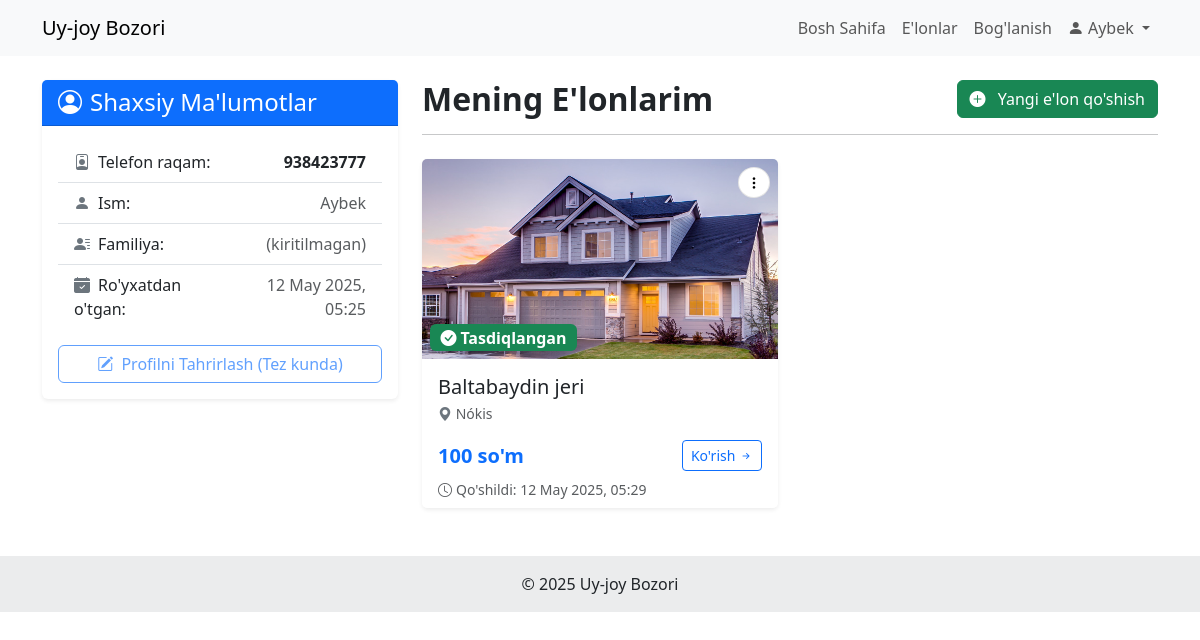
/kabinet/ (signed in), run on an earlier commit of the app's database.
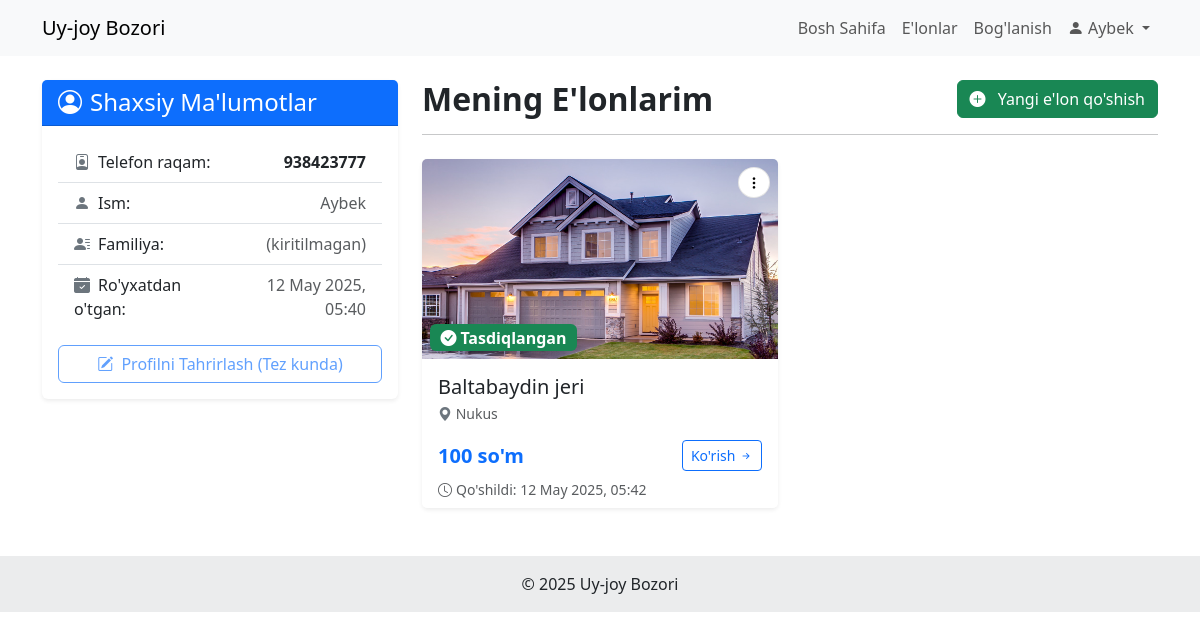
And on a later commit of the database.
### AltinGiltApp/models.py (models this page shows, shortened)
class CustomUser(AbstractBaseUser, PermissionsMixin):
    phone_number = models.CharField(
        _('telefon raqami'),
        max_length=17,
        unique=True,
        validators=[phone_regex], # Validatorni qo'shdik
        help_text=_('Telefon raqamingizni +998XXXXXXXXX formatida kiriting.')
    )
    first_name = models.CharField(_('ism'), max_length=150)
    last_name = models.CharField(_('familiya'), max_length=150, blank=True) # Familiya ixtiyoriy
    email = models.EmailField(_('elektron pochta'), blank=True, null=True, unique=True) # Emailni ham unique qilish mumkin
    is_staff = models.BooleanField(default=False)
    is_active = models.BooleanField(default=True) # Yangi userlar avtomatik aktiv bo'lsinmi?
    date_joined = models.DateTimeField(auto_now_add=True)
    objects = CustomUserManager()
    USERNAME_FIELD = 'phone_number' # Login uchun ishlatiladigan maydon
    REQUIRED_FIELDS = ['first_name'] # createsuperuser so'raydigan maydonlar (USERNAME_FIELD dan tashqari)
    class Meta:
        verbose_name = _('foydalanuvchi')
        verbose_name_plural = _('foydalanuvchilar')

class Elon(models.Model):
    nomi = models.CharField(max_length=200)
    joylashuvi = models.ForeignKey(Shahar, on_delete=models.SET_NULL, null=True, blank=False, verbose_name=_("Joylashuvi"))
    manzil = models.CharField(_("Aniq manzil"), max_length=255, blank=True,
                              help_text=_("Ko'cha, uy raqami, mo'ljal (ixtiyoriy)"))
    turi = models.ForeignKey(Tur, on_delete=models.SET_NULL, null=True, blank=False, verbose_name=_("Mulk turi"))
    narxi = models.PositiveIntegerField() # Narx manfiy bo'lmasligi uchun
    batafsil = models.TextField()
    user = models.ForeignKey(CustomUser, on_delete=models.CASCADE, related_name='elonlar')
    created_at = models.DateTimeField(auto_now_add=True)
    updated_at = models.DateTimeField(auto_now=True)
    class StatusChoices(models.TextChoices):
        PENDING = 'PENDING', _('Moderatsiyada')
        APPROVED = 'APPROVED', _('Tasdiqlangan')
        REJECTED = 'REJECTED', _('Rad etilgan')
    status = models.CharField(
        max_length=10,
        choices=StatusChoices.choices,
        default=StatusChoices.PENDING,
        db_index=True # Status bo'yicha tez-tez filter qilinadi
    )
    moderation_notes = models.TextField(
        blank=True, null=True, # Faqat rad etilganda to'ldiriladi
        verbose_name=_("Moderator izohi (rad etish sababi)")
    )
    class Meta:
        ordering = ['-created_at']
        verbose_name = _('e\'lon')
        verbose_name_plural = _('e\'lonlar')

class Rasm(models.Model):
    image = models.ImageField(upload_to=elon_rasm_path)
    elon = models.ForeignKey(Elon, on_delete=models.CASCADE, related_name='rasmlar')
    class Meta:
        verbose_name = _('rasm')
        verbose_name_plural = _('rasmlar')

class Shahar(models.Model):
    nomi = models.CharField(_("Shahar nomi"), max_length=100, unique=True)
    class Meta:
        verbose_name = _("shahar")
        verbose_name_plural = _("shaharlar")
        ordering = ['nomi']

### AltinGiltApp/views.py (the view)
# urls.py: path('kabinet/', views.shaxsiy_kabinet, name='shaxsiy_kabinet'),
@login_required
def shaxsiy_kabinet(request):
    elonlar = Elon.objects.filter(user=request.user).order_by('-created_at')
    context = {
        'elonlar': elonlar,
        'user': request.user,
        'ElonStatusChoices': Elon.StatusChoices # Statuslarni shablonda taqqoslash uchun
    }
    return render(request, 'altingiltapp/shaxsiy_kabinet.html', context)

### templates/altingiltapp/shaxsiy_kabinet.html (shortened to what this page needs)
{% extends "altingiltapp/base.html" %}
{% load static %}
{% block content %}
<div class="container mt-4 mb-5">
    <div class="row g-4">
        <div class="col-lg-4">
            <div class="card shadow-sm border-0 sticky-lg-top" style="top: 20px;">
                <div class="card-header bg-primary text-white">
                    <h4 class="mb-0"><i class="bi bi-person-circle me-2"></i>Shaxsiy Ma'lumotlar</h4>
                </div>
                <div class="card-body">
                    <ul class="list-group list-group-flush">
                        <li class="list-group-item d-flex justify-content-between align-items-center">
                            <span><i class="bi bi-person-badge me-2 text-secondary"></i>Telefon raqam:</span>
                            <strong class="text-end">{{ user.phone_number }}</strong>
                        </li>
                        <li class="list-group-item d-flex justify-content-between align-items-center">
                            <span><i class="bi bi-person-fill me-2 text-secondary"></i>Ism:</span>
                            <span class="text-end text-muted">{{ user.first_name|default:"(kiritilmagan)" }}</span>
                        </li>
                         <li class="list-group-item d-flex justify-content-between align-items-center">
                            <span><i class="bi bi-person-lines-fill me-2 text-secondary"></i>Familiya:</span>
                            <span class="text-end text-muted">{{ user.last_name|default:"(kiritilmagan)" }}</span>
                        </li>
                        <li class="list-group-item d-flex justify-content-between align-items-center">
                            <span><i class="bi bi-calendar-check-fill me-2 text-secondary"></i>Ro'yxatdan o'tgan:</span>
                            <span class="text-end text-muted">{{ user.date_joined|date:"d M Y, H:i" }}</span>
                        </li>
                    </ul>
                     <div class="mt-3 d-grid">
                        <a href="#" class="btn btn-outline-primary disabled">
                             <i class="bi bi-pencil-square me-1"></i> Profilni Tahrirlash (Tez kunda)
                        </a>
                     </div>
                </div>
            </div>
        </div>
        <div class="col-lg-8">
            <div class="d-flex justify-content-between align-items-center mb-3">
                 <h2 class="fw-bold mb-0">Mening E'lonlarim</h2>
                 <a href="{% url 'AltinGiltApp:elon_create' %}" class="btn btn-success">
                    <i class="bi bi-plus-circle-fill me-2"></i> Yangi e'lon qo'shish
                 </a>
            </div>
            <hr class="mb-4">
            {% if elonlar %}
                <div class="row row-cols-1 row-cols-md-2 g-4">
                    {% for elon in elonlar %}
                    <div class="col">
                        <div class="card h-100 shadow-sm border-0 listing-card position-relative">
                            <div class="position-absolute top-0 end-0 m-2" style="z-index: 10;">
                                <div class="dropdown">
                                    <button class="btn btn-sm btn-light bg-white rounded-circle" type="button" id="dropdownMenuButton{{ elon.id }}" data-bs-toggle="dropdown" aria-expanded="false">
                                        <i class="bi bi-three-dots-vertical"></i>
                                    </button>
                                </div>
                            </div>
                            <div class="position-relative">
                                {% if elon.rasmlar.all %}
                                    {% with first_rasm=elon.rasmlar.first %}
                                        {% if first_rasm %}
                                        <img src="{{ first_rasm.image.url }}" alt="{{ elon.nomi }} rasmi" class="card-img-top" style="height: 200px; object-fit: cover;">
                                        {% else %}
                                        <img src="{% static 'images/placeholder.png' %}" alt="Rasm yo'q" class="card-img-top" style="height: 200px; object-fit: cover;">
                                        {% endif %}
                                    {% endwith %}
                                {% else %}
                                     <img src="{% static 'images/placeholder.png' %}" alt="Rasm yo'q" class="card-img-top" style="height: 200px; object-fit: cover;">
                                {% endif %}
                                {% if elon.status == ElonStatusChoices.PENDING %}
                                    <span class="badge bg-warning text-dark position-absolute bottom-0 start-0 ms-2 mb-2 fs-6" data-bs-toggle="tooltip" title="Bu e'lon moderator tomonidan ko'rib chiqilmoqda">
                                        <i class="bi bi-hourglass-split me-1"></i>{{ elon.get_status_display }}
                                    </span>
                                {% elif elon.status == ElonStatusChoices.APPROVED %}
                                    <span class="badge bg-success position-absolute bottom-0 start-0 ms-2 mb-2 fs-6" data-bs-toggle="tooltip" title="Bu e'lon tasdiqlangan va saytda ko'rsatilmoqda">
                                        <i class="bi bi-check-circle-fill me-1"></i>{{ elon.get_status_display }}
                                    </span>
                                {% elif elon.status == ElonStatusChoices.REJECTED %}
                                    <span class="badge bg-danger position-absolute bottom-0 start-0 ms-2 mb-2 fs-6" data-bs-toggle="tooltip" title="Bu e'lon rad etilgan. Sababini ko'rish uchun 'Ko'rish' tugmasini bosing yoki tahrirlang.">
                                        <i class="bi bi-x-octagon-fill me-1"></i>{{ elon.get_status_display }}
                                    </span>
                                {% endif %}
                            </div>
                            <div class="card-body d-flex flex-column pb-2">
                                <h5 class="card-title mb-1">{{ elon.nomi }}</h5>
                                <p class="text-muted small mb-2">
                                    <i class="bi bi-geo-alt-fill text-secondary"></i> {{ elon.joylashuvi.nomi }}
                                </p>
                                <div class="d-flex justify-content-between align-items-center mt-auto pt-2">
                                    <h5 class="text-primary fw-bold mb-0">{{ elon.narxi }} so'm</h5>
                                    <a href="{% url 'AltinGiltApp:elon_detail' elon.id %}" class="btn btn-outline-primary btn-sm stretched-link">
                                        Ko'rish <i class="bi bi-arrow-right-short"></i>
                                    </a>
                                </div>
                            </div>
                            <div class="card-footer bg-white border-top-0 text-muted small pt-0">
                               <i class="bi bi-clock me-1"></i>Qo'shildi: {{ elon.created_at|date:"d M Y, H:i" }}
                            </div>
                        </div>
                    </div>
                    {% endfor %}
                </div>
            {% endif %}
        </div>
    </div>
</div>
{% endblock %}

### templates/altingiltapp/base.html (shortened to what this page needs)
{% load static %}
<!DOCTYPE html>
<html lang="uz">
<head>
    <link href="https://cdn.jsdelivr.net/npm/bootstrap@5.3.0/dist/css/bootstrap.min.css" rel="stylesheet">
    <link rel="stylesheet" href="https://cdn.jsdelivr.net/npm/bootstrap-icons@1.11.3/font/bootstrap-icons.min.css">
    <link rel="stylesheet" href="{% static 'css/style.css' %}">
</head>
<body>
    {% include "altingiltapp/navbar.html" %}
    {% block content %}
    {% endblock %}
    <footer class="bg-light text-center text-lg-start">
      <div class="text-center p-3" style="background-color: rgba(0, 0, 0, 0.05);">
        © {% now "Y" %} Uy-joy Bozori
      </div>
    </footer>
</body>
</html>

### templates/altingiltapp/navbar.html (shortened to what this page needs)
<nav class="navbar navbar-expand-lg navbar-light bg-light">
    <div class="container">
        <a class="navbar-brand" href="{% url 'AltinGiltApp:bosh_sahifa' %}">Uy-joy Bozori</a>
        <div class="collapse navbar-collapse" id="navbarNav">
            <ul class="navbar-nav ms-auto">
                <li class="nav-item">
                    <a class="nav-link {% if request.resolver_match.url_name == 'bosh_sahifa' %}active{% endif %}" aria-current="page" href="{% url 'AltinGiltApp:bosh_sahifa' %}">Bosh Sahifa</a>
                </li>
                <li class="nav-item">
                    <a class="nav-link {% if request.resolver_match.url_name == 'elonlar_list' %}active{% endif %}" href="{% url 'AltinGiltApp:elonlar_list' %}">E'lonlar</a>
                </li>
                <li class="nav-item">
                    <a class="nav-link" href="#">Bog'lanish</a>
                </li>
                {% if user.is_authenticated %}
                <li class="nav-item dropdown">
                    <span class="nav-link dropdown-toggle" style="cursor: pointer;" data-bs-toggle="dropdown" aria-expanded="false">
                        <i class="bi bi-person-fill"></i>
                        {{ user.first_name }}
                    </span>
                </li>
                {% endif %}
            </ul>
        </div>
    </div>
</nav>

### templates/altingiltapp/shaxsiy_kabinet.html (style rules this page uses)
.listing-card { transition: transform 0.2s ease-in-out, box-shadow 0.2s ease-in-out; }
.listing-card .btn-light { --bs-btn-bg: rgba(255, 255, 255, 0.8); --bs-btn-border-color: rgba(0, 0, 0, 0.1); --bs-btn-hover-bg: rgba(255, 255, 255, 1); }

What changed in the data, as far as the page shows it:
changed CustomUser "Aybek": date_joined "12 May 2025, 05:25" → "12 May 2025, 05:40"
changed Elon "Baltabaydin jeri": joylashuvi.nomi "Nókis" → "Nukus"; created_at "12 May 2025, 05:29" → "12 May 2025, 05:42"
